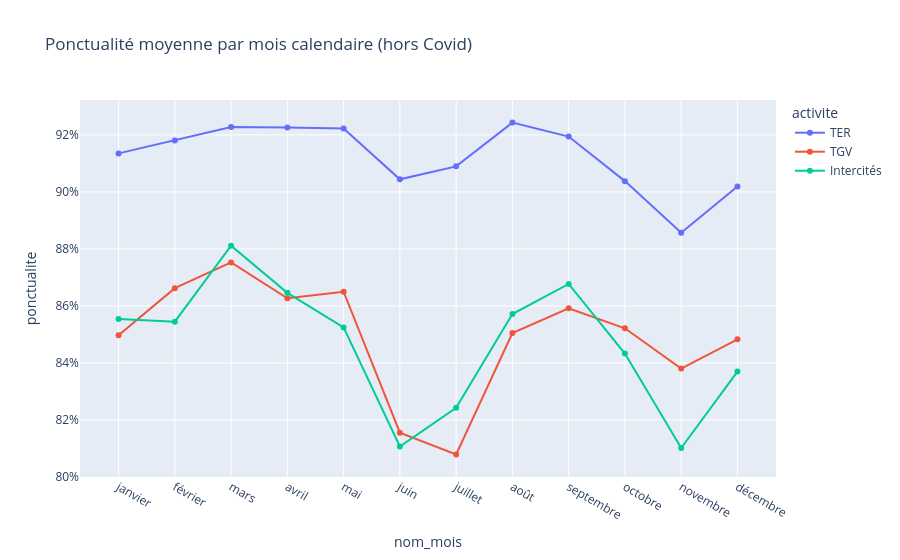

The notebook cell saved with this chart:
### Markdown cell above
## 2. Saisonnalité

### Code cell
saison = q('''
    select n.activite, d.num_mois, d.nom_mois, avg(n.taux_ponctualite) ponctualite
    from marts.mart_ponctualite_nationale_mois n join marts.dim_date d using (mois)
    where not d.est_periode_covid group by all order by num_mois''')
px.line(saison, x="nom_mois", y="ponctualite", color="activite", markers=True,
        title="Ponctualité moyenne par mois calendaire (hors Covid)").update_yaxes(tickformat=".0%")

### Figure 1 — Plotly figure (JSON) as saved in the notebook; plotly's stock layout.template omitted (floating-point values rounded to 4 significant figures)
{"data": [{"hovertemplate": "activite=TER<br>nom_mois=%{x}<br>ponctualite=%{y}<extra></extra>", "legendgroup": "TER", "line": {"color": "#636efa", "dash": "solid"}, "marker": {"symbol": "circle"}, "mode": "lines+markers", "name": "TER", "orientation": "v", "showlegend": true, "type": "scatter", "x": ["janvier", "février", "mars", "avril", "mai", "juin", "juillet", "août", "septembre", "octobre", "novembre", "décembre"], "xaxis": "x", "y": [0.9135, 0.9181, 0.9227, 0.9226, 0.9222, 0.9044, 0.909, 0.9243, 0.9194, 0.9038, 0.8857, 0.9019], "yaxis": "y"}, {"hovertemplate": "activite=TGV<br>nom_mois=%{x}<br>ponctualite=%{y}<extra></extra>", "legendgroup": "TGV", "line": {"color": "#EF553B", "dash": "solid"}, "marker": {"symbol": "circle"}, "mode": "lines+markers", "name": "TGV", "orientation": "v", "showlegend": true, "type": "scatter", "x": ["janvier", "février", "mars", "avril", "mai", "juin", "juillet", "août", "septembre", "octobre", "novembre", "décembre"], "xaxis": "x", "y": [0.8497, 0.8662, 0.8753, 0.8627, 0.865, 0.8155, 0.8079, 0.8505, 0.8592, 0.8522, 0.838, 0.8483], "yaxis": "y"}, {"hovertemplate": "activite=Intercités<br>nom_mois=%{x}<br>ponctualite=%{y}<extra></extra>", "legendgroup": "Intercités", "line": {"color": "#00cc96", "dash": "solid"}, "marker": {"symbol": "circle"}, "mode": "lines+markers", "name": "Intercités", "orientation": "v", "showlegend": true, "type": "scatter", "x": ["janvier", "février", "mars", "avril", "mai", "juin", "juillet", "août", "septembre", "octobre", "novembre", "décembre"], "xaxis": "x", "y": [0.8554, 0.8545, 0.8812, 0.8646, 0.8525, 0.8107, 0.8243, 0.8572, 0.8677, 0.8433, 0.8102, 0.837], "yaxis": "y"}], "layout": {"legend": {"title": {"text": "activite"}, "tracegroupgap": 0}, "title": {"text": "Ponctualité moyenne par mois calendaire (hors Covid)"}, "xaxis": {"anchor": "y", "domain": [0.0, 1.0], "title": {"text": "nom_mois"}}, "yaxis": {"anchor": "x", "domain": [0.0, 1.0], "tickformat": ".0%", "title": {"text": "ponctualite"}}}}
